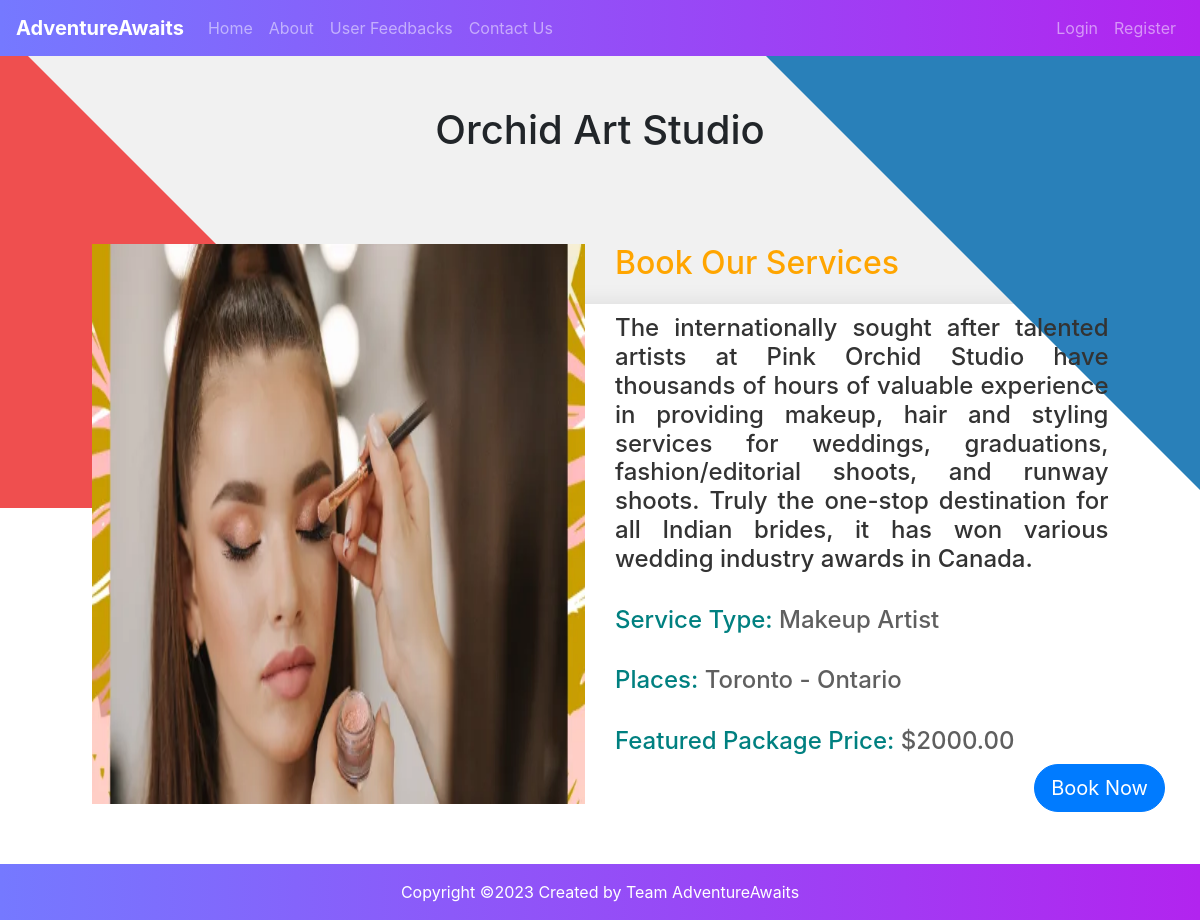
Screenshot of /service/f4217e25-6b45-4c25-bd02-7b004be5591e/ with the database file from the repository.
### bookingApp/models.py (models this page shows, shortened)
class Service(models.Model):
    SERVICE_TYPE_CHOICES = (
        ('photo', 'Photography'),
        ('video', 'Videography'),
        ('decor', 'Decoration'),
        ('catering', 'Catering'),
        ('music', 'Music DJ'),
        ('makeup', 'Makeup'),
        ('wedding_planner', 'Wedding Planner'),
        ('resort', 'Resort')
    )
    id = models.UUIDField(primary_key=True, default=uuid.uuid4, editable=False)
    title = models.CharField(max_length=122)
    service_type = models.CharField(max_length=20, choices=SERVICE_TYPE_CHOICES)
    header = models.CharField(max_length=122)
    desc = models.TextField()
    created_at = models.DateTimeField(auto_now_add=True)
    city = models.CharField(max_length=255, default='', blank=True)
    state = models.CharField(max_length=255, default='')
    featured_package_price = models.DecimalField(max_digits=10, decimal_places=2, default=0.0)
    organizer = models.CharField(max_length=122, default='')
    image = models.ImageField(upload_to='service_images/', blank=True, null=True)

### bookingApp/views.py (the view)
def service_detail(request, service_id):
    service = get_object_or_404(Service, id=service_id)
    return render(request, 'service_detail.html', {'service': service})

### templates/service_detail.html (shortened to what this page needs)
{% extends 'base.html' %}
{% block content %}
<body>
    <div class="body-container">
        <div class="text-center" >
        <h1>{{ service.title  }}</h1>
        </div>
      <div class="wrapper" >
      <div class="blue-tri"></div>
      <div class="row" style="margin-top: -10%;">
      <div class = "col-md-6" style="padding-left: 5%;">
          <div class="carousel-inner">
              <img src="{{ service.image.url }}" class="img-fluid" style="width:50vw;height:70vh;" >
          </div>
      </div>
     <div class="col-md-6" style="padding-right: 5%;">
    <h2 style="color: #FFA500;">Book Our Services</h2><br>
    <h4 style="text-align: justify; color: #333333;">{{ service.desc }}</h4><br>
         <h4><span style="color: #008080;">Service Type:</span> {{ service.header }}</h4><br>
         <h4><span style="color: #008080;">Places:</span> {{ service.city }} - {{ service.state }}</h4><br>
         <h4><span style="color: #008080;">Featured Package Price:</span> ${{ service.featured_package_price }}</h4><br><br>
     <div class="button-container">
         <button type="submit" class="btn btn-primary btn-lg rounded-pill">
         <a href="{% url 'book_service' service.id %}">Book Now</a>
         </button>
         </div>
     </div>
      </div>
      </div>
</div>
</body>
{% endblock %}

### templates/service_detail.html (style rules this page uses)
.body-container { background-color: #f1f1f1; padding-top: 50px; height: 100vh; overflow: hidden; }
.text-center { text-align: center; position: relative; z-index: 2; }
.wrapper { background-color: #fff; box-shadow: 0px 0px 20px rgba(0, 0, 0, 0.1); padding: 50px; position: relative; z-index: 1; margin-top: 150px; }
.carousel-inner { height: 70vh; }
h2 { color: #5f5f5f; font-size: 36px; margin-bottom: 30px; }
h4 { color: #5f5f5f; font-size: 18px; line-height: 30px; text-align: justify; }
.button-container { text-align: center; position: absolute; bottom: 0; right: 0; }
.btn-primary { background-color: #ef4f4f; border: none; padding: 0px 50px; font-size: 24px; color: #fff; transition: all 0.3s ease; border-radius: 50px; width:100%; }
.btn-primary a, .btn-primary:hover a { color: #fff; }
.red-tri, .blue-tri, .yellow-tri, .pink-tri { position: absolute; width: 0; height: 0; }
.blue-tri { border-left: 40vw solid transparent; border-right: 40vw solid transparent; border-top: 60vh solid #2980b9; right: -40vw; top: -32vh; overflow: hidden; }

### rows the page displays
Service: title "Orchid Art Studio", image (picture), desc "The internationally sought after talented artists at Pink Orchid Studio have thousands of hours of valuable experience in providing makeup, hair and styling services for weddings, graduations, fashion/editorial shoots, and runway shoots. Truly the one-stop destination for all Indian brides, it has won various wedding industry awards in Canada.", header "Makeup Artist", city "Toronto", state "Ontario", featured_package_price "2000.00"
